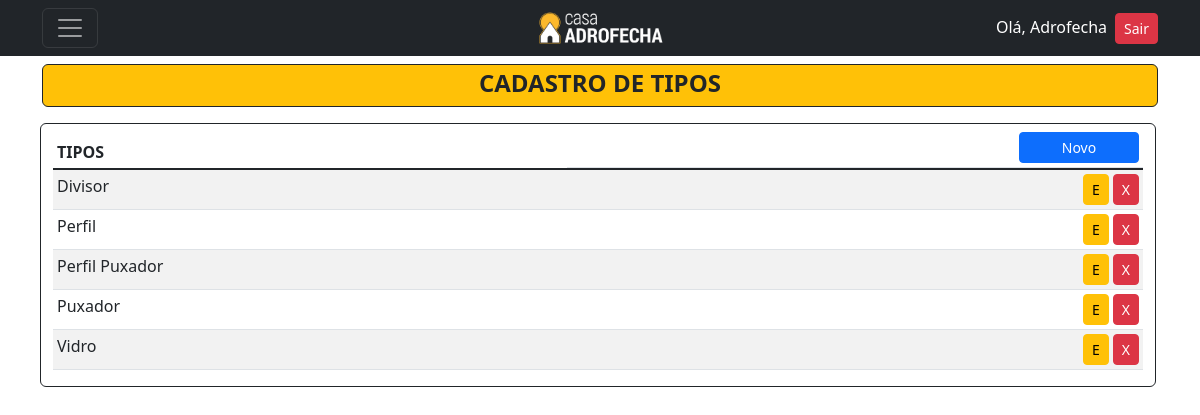
/listar/tipo/ (signed in), run on an earlier commit of the app's database.
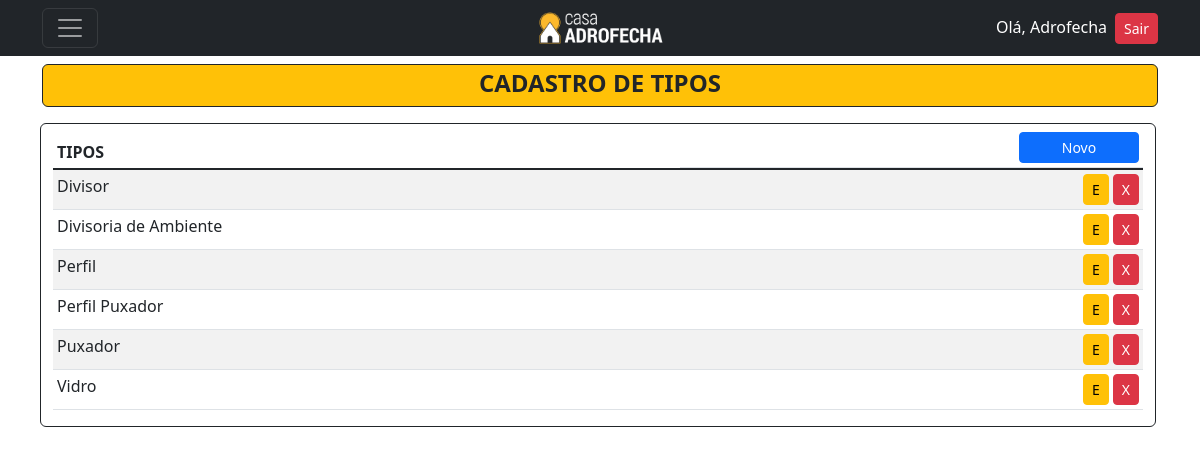
And on a later commit of the database.
### cadastros/models.py (models this page shows)
class Tipo(models.Model):
    tipo = models.CharField(max_length=30, unique=True)
    class Meta:
        ordering = ["tipo"]
    def __str__(self):
        return self.tipo

### cadastros/views.py (the view)
# urls.py: path('listar/tipo/', TipoList.as_view(), name='listar-tipo'),
class TipoList(LoginRequiredMixin, PermissionRequiredMixin, ListView):
    model = Tipo
    template_name = 'cadastros/listas/tipo.html'
    permission_required = 'cadastros.view.tipo'

### cadastros/templates/cadastros/listas/tipo.html (shortened to what this page needs)
{% extends 'base.html' %}
{% block content %}
<header class="mt-5">
  <div>
      <div class="bg-warning rounded text-dark border border-dark pt-1 d-flex align-items-center justify-content-center">
        <h4><strong>CADASTRO DE TIPOS</strong></h4>
      </div>
  </div>
</header>
<div class="container mt-3">
  <div class="d-flex justify-content-center row">
      <div class="border border-dark rounded mb-3 me-1">
          <table class="mt-1 table table-sm table-striped">
            <thead>
              <tr>
                <th>TIPOS</th>
                <th class="d-flex justify-content-end"><a href="{% url 'cadastrar-tipo' %}" style="width: 120px;" class="btn btn-primary bg-primary btn-sm">Novo</a></th>
              </tr>
            </thead>
            <tbody class="table-group-divider">
                {% for item in object_list|dictsort:"tipo" %}
                <tr>
                    <td>{{ item }}</td>
                    <td class="d-flex justify-content-end">
                        <a href="{% url 'editar-tipo' item.pk %}" class="me-1 btn btn-warning btn-sm" title="Editar">E</a>
                        <a href="{% url 'excluir-tipo' item.pk %}" class="btn btn-danger btn-sm" title="Excluir">X</a>
                    </td>
                </tr>
                {% empty %}
                    <tr>
                        <td colspan="3">Nenhum tipo cadastrado</td>
                    </tr>
                {% endfor %}
            </tbody>
          </table>
      </div>
  </div>
</div>
{% endblock %}

What changed in the data, as far as the page shows it:
added Tipo: tipo "Divisoria de Ambiente"
